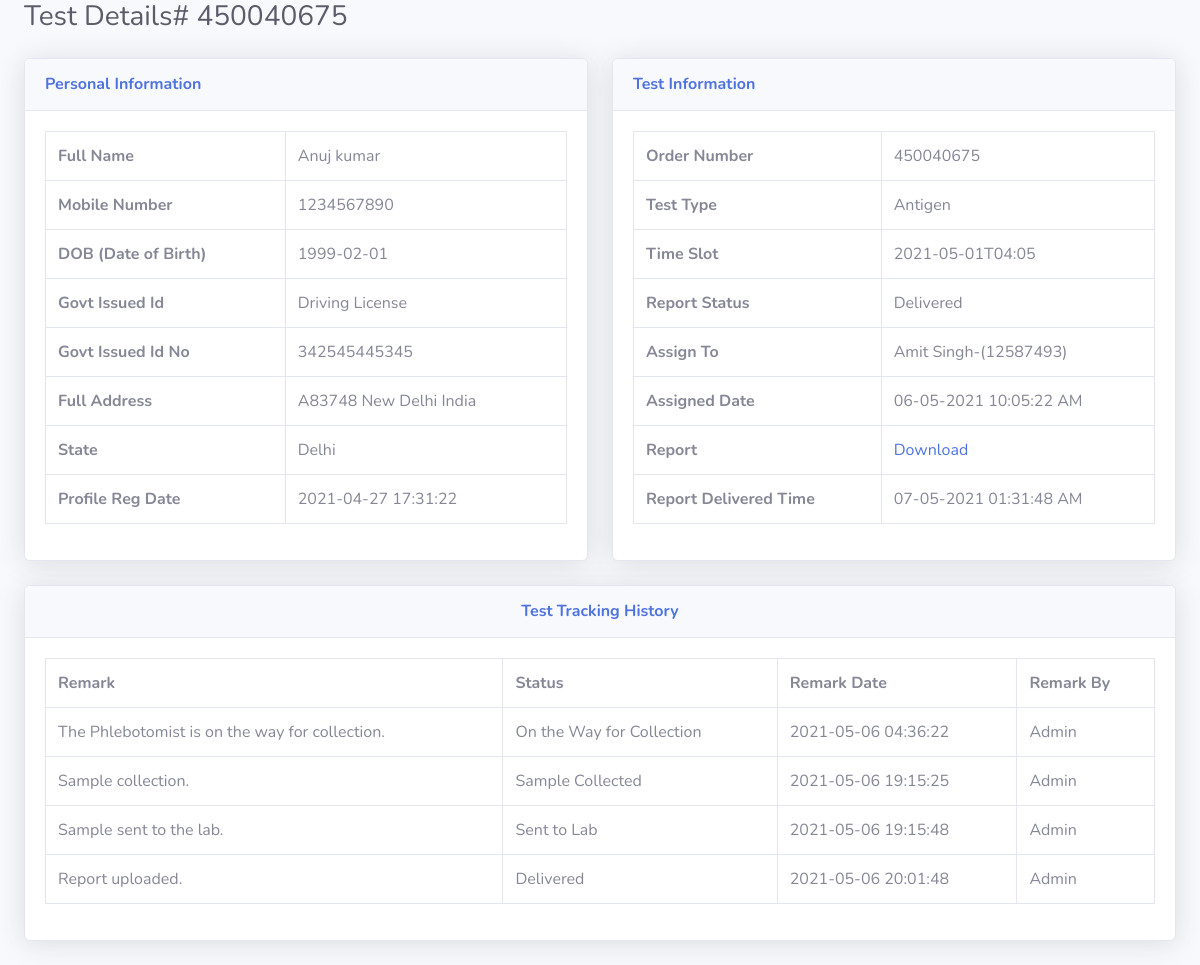
Screenshot of /patient-report-details.php?tid=1&&oid=450040675 with the database file from the repository.
### tables this page shows
CREATE TABLE `tbltestrecord` (
  `id` int(11) NOT NULL,
  `OrderNumber` bigint(14) DEFAULT NULL,
  `PatientMobileNumber` bigint(14) DEFAULT NULL,
  `TestType` varchar(100) DEFAULT NULL,
  `TestTimeSlot` varchar(120) DEFAULT NULL,
  `ReportStatus` varchar(100) DEFAULT NULL,
  `FinalReport` varchar(150) DEFAULT NULL,
  `ReportUploadTime` varchar(200) DEFAULT NULL,
  `RegistrationDate` timestamp NULL DEFAULT current_timestamp(),
  `AssignedtoEmpId` varchar(150) DEFAULT NULL,
  `AssigntoName` varchar(180) DEFAULT NULL,
  `AssignedTime` varchar(100) DEFAULT NULL
);

CREATE TABLE `tblpatients` (
  `id` int(11) NOT NULL,
  `FullName` varchar(120) DEFAULT NULL,
  `MobileNumber` bigint(12) DEFAULT NULL,
  `DateOfBirth` date DEFAULT NULL,
  `GovtIssuedId` varchar(150) DEFAULT NULL,
  `GovtIssuedIdNo` varchar(150) DEFAULT NULL,
  `FullAddress` varchar(255) DEFAULT NULL,
  `State` varchar(200) DEFAULT NULL,
  `RegistrationDate` timestamp NOT NULL DEFAULT current_timestamp()
);

CREATE TABLE `tblreporttracking` (
  `id` int(11) NOT NULL,
  `OrderNumber` bigint(40) DEFAULT NULL,
  `Remark` varchar(255) DEFAULT NULL,
  `Status` varchar(120) DEFAULT NULL,
  `PostingTime` timestamp NULL DEFAULT current_timestamp(),
  `RemarkBy` int(5) DEFAULT NULL
);

### patient-report-details.php (the view, shortened to what this page needs)
<!DOCTYPE html>
<html lang="en">
<head>
    <link href="vendor/fontawesome-free/css/all.min.css" rel="stylesheet" type="text/css">
    <link href="css/sb-admin-2.min.css" rel="stylesheet">
</head>
<body id="page-top">
    <div id="wrapper">
        <div id="content-wrapper" class="d-flex flex-column">
            <div id="content">
                <div class="container-fluid">
                    <h1 class="h3 mb-4 text-gray-800">Test Details# <?php echo intval($_GET['oid']);?></h1>
<div class="row">
<?php
$testid=intval($_GET['tid']);
$query=mysqli_query($con,"select * from tbltestrecord
join tblpatients on tblpatients.MobileNumber=tbltestrecord.PatientMobileNumber
where  tbltestrecord.id='$testid'");
while($row=mysqli_fetch_array($query)){
    ?>
                        <div class="col-lg-6">
                            <div class="card shadow mb-4">
                                <div class="card-header py-3">
                                    <h6 class="m-0 font-weight-bold text-primary">Personal Information</h6>
                                </div>
                                <div class="card-body">
 <table class="table table-bordered"  width="100%" cellspacing="0">
    <tr>
    <th>Full Name</th>
    <td><?php echo $row['FullName'];?></td>
    </tr>
     <tr>
    <th>Mobile Number</th>
    <td><?php echo $row['MobileNumber'];?></td>
    </tr>
     <tr>
    <th>DOB (Date of Birth)</th>
    <td><?php echo $row['DateOfBirth'];?></td>
    </tr>
     <tr>
    <th>Govt Issued Id</th>
    <td><?php echo $row['GovtIssuedId'];?></td>
    </tr>
     <tr>
    <th>Govt Issued Id No</th>
    <td><?php echo $row['GovtIssuedIdNo'];?></td>
    </tr>
     <tr>
    <th>Full Address</th>
    <td><?php echo $row['FullAddress'];?></td>
    </tr>
    <tr>
    <th>State</th>
    <td><?php echo $row['State'];?></td>
    </tr>
    <tr>
    <th>Profile Reg Date</th>
    <td><?php echo $row['RegistrationDate'];?></td>
    </tr>
 </table>
                                </div>
                            </div>
                        </div>
                         <div class="col-lg-6">
                            <div class="card shadow mb-4">
                                <div class="card-header py-3">
                                    <h6 class="m-0 font-weight-bold text-primary">Test Information</h6>
                                </div>
                                <div class="card-body">
 <table class="table table-bordered"  width="100%" cellspacing="0">
    <tr>
    <th>Order Number</th>
    <td><?php echo $row['OrderNumber'];?></td>
    </tr>
    <tr>
    <th>Test Type</th>
    <td><?php echo $row['TestType'];?></td>
    </tr>
    <tr>
    <th>Time Slot</th>
    <td><?php echo $row['TestTimeSlot'];?></td>
    </tr>
 <tr>
    <th>Report Status</th>
    <td><?php if($row['ReportStatus']==''):
              echo "Not Processed yet";
          else:
           echo $row['ReportStatus'];
          endif;
    ?></td>
    </tr>
<?php if($row['AssignedtoEmpId']!=''):?>
  <tr>
    <th>Assign To</th>
    <td><?php echo $row['AssigntoName'];?>-(<?php echo $row['AssignedtoEmpId'];?>)</td>
    </tr>
    <tr>
    <th>Assigned Date</th>
    <td><?php echo $row['AssignedTime'];?></td>
    </tr>
<?php endif;?>
<?php if($row['FinalReport']!=''):?>
  <tr>
    <th>Report</th>
    <td><a href="reportfiles/<?php echo $row['FinalReport'];?>" target="_blank">Download</a></td>
    </tr>
    <tr>
    <th>Report Delivered Time</th>
    <td><?php echo $row['ReportUploadTime'];?></td>
    </tr>
<?php endif;?>
</table>
                    </div>
                            </div>
                        </div>
                    </div>
                <?php } ?>
<?php
$orderid=intval($_GET['oid']);
$ret=mysqli_query($con,"select * from tblreporttracking
join tbladmin on tbladmin.ID=tblreporttracking.RemarkBy
where tblreporttracking.OrderNumber='$orderid'");
$num=mysqli_num_rows($ret);
?>
<div class="row">
                         <div class="col-lg-12">
                            <div class="card shadow mb-4">
                                <div class="card-header py-3">
                                    <h6 class="m-0 font-weight-bold text-primary" align="center">Test  Tracking History</h6>
                                </div>
                                <div class="card-body">
<?php if($num>0){
?>
 <table class="table table-bordered"  width="100%" cellspacing="0">
<tr>
    <th>Remark</th>
    <th>Status</th>
    <th>Remark Date</th>
    <th>Remark By</th>
<?php while($result=mysqli_fetch_array($ret)){?>
</tr>
    <tr>
    <td><?php echo $result['Remark'];?></td>
    <td><?php echo $result['Status'];?></td>
    <td><?php echo $result['PostingTime'];?></td>
    <td><?php echo $result['AdminName'];?></td>
    </tr>
<?php } ?>
</table>
         <?php
     } else { ?>
<h4 align="center" style="color:red"> No Tracking history found </h4>
         <?php } ?>
                                </div>
                            </div>
                        </div>
                    </div>
                </div>
            </div>
        </div>
    </div>
</body>
</html>

### rows the page displays
tbltestrecord: tblpatients.FullName "Anuj kumar", tblpatients.MobileNumber "1234567890", tblpatients.DateOfBirth "1999-02-01", tblpatients.GovtIssuedId "Driving License", tblpatients.GovtIssuedIdNo "342545445345", tblpatients.FullAddress "A83748 New Delhi India", tblpatients.State "Delhi", tblpatients.RegistrationDate "2021-04-27 17:31:22", OrderNumber "450040675", TestType "Antigen", TestTimeSlot "2021-05-01T04:05", ReportStatus "Delivered", AssigntoName "Amit Singh", AssignedtoEmpId "12587493", AssignedTime "06-05-2021 10:05:22 AM", ReportUploadTime "07-05-2021 01:31:48 AM"
tblreporttracking: Remark "The Phlebotomist is on the way for collection.", Status "On the Way for Collection", PostingTime "2021-05-06 04:36:22", tbladmin.AdminName "Admin"
tblreporttracking: Remark "Sample collection.", Status "Sample Collected", PostingTime "2021-05-06 19:15:25", tbladmin.AdminName "Admin"
tblreporttracking: Remark "Sample sent to the lab.", Status "Sent to Lab", PostingTime "2021-05-06 19:15:48", tbladmin.AdminName "Admin"
tblreporttracking: Remark "Report uploaded.", Status "Delivered", PostingTime "2021-05-06 20:01:48", tbladmin.AdminName "Admin"
